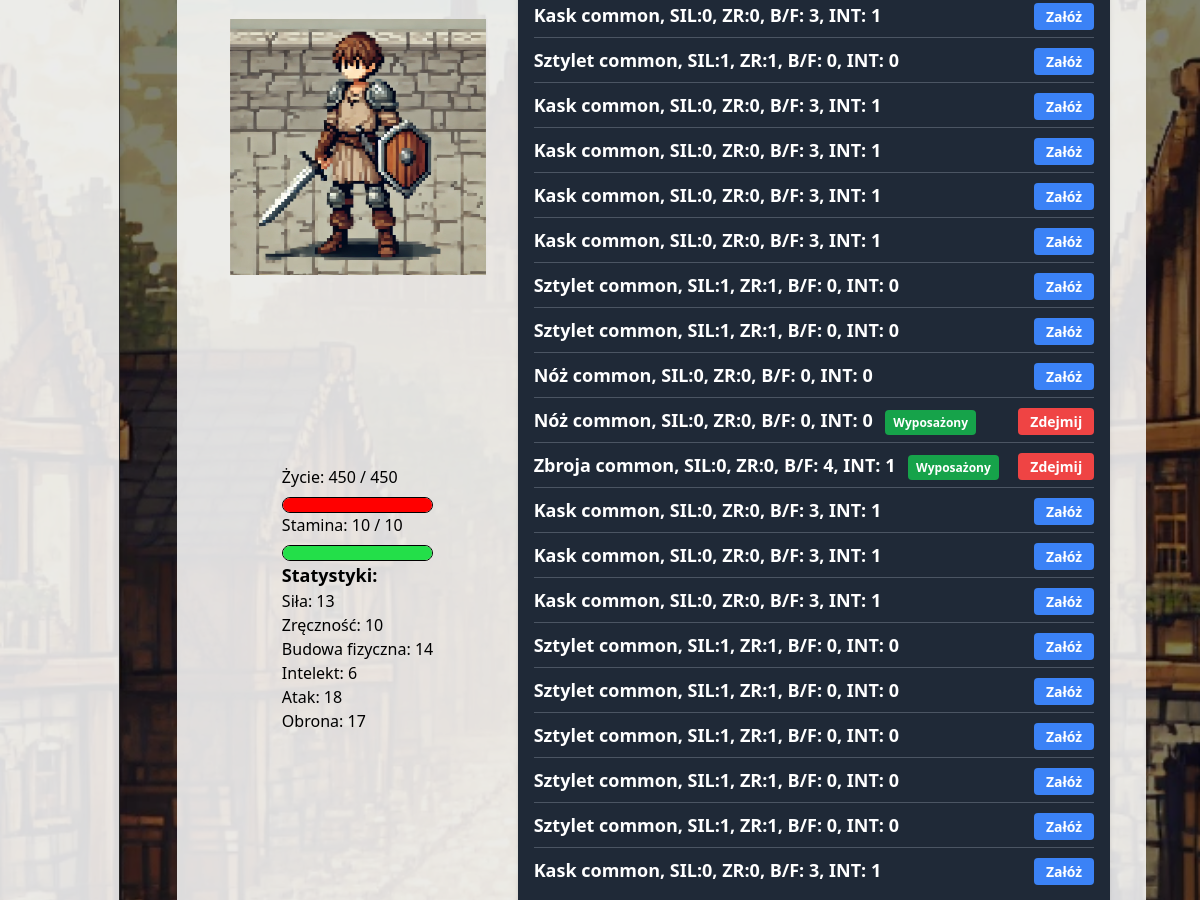
The app's page /user_profile/profil/ (signed in, middle part), older data.
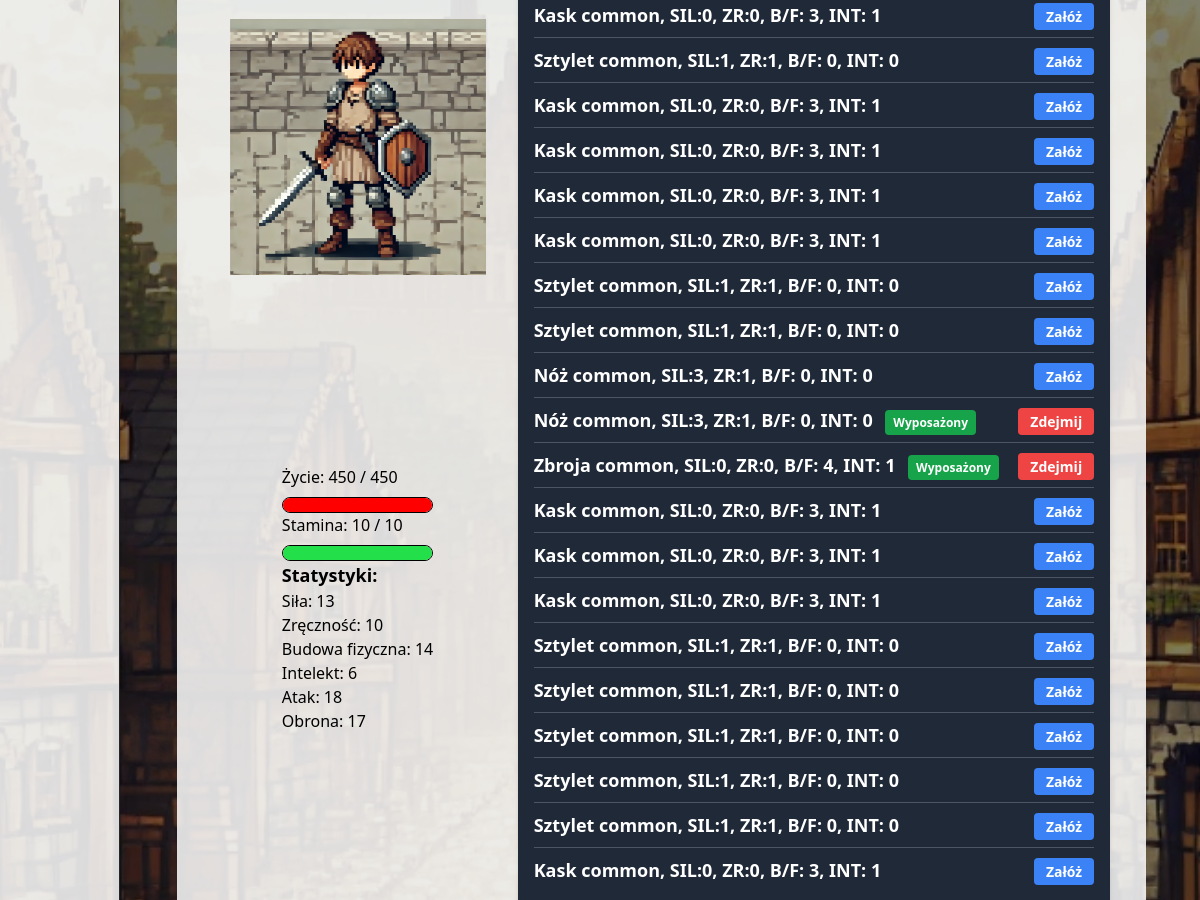
The same page, newer data.
### inventory/models.py (models this page shows, shortened)
class InventoryItem(models.Model):
    user = models.ForeignKey(User, on_delete=models.CASCADE)
    item = models.ForeignKey(Item, on_delete=models.CASCADE)
    equipped = models.BooleanField(default=False)

### items/models.py (models this page shows, shortened)
class Item(models.Model):
    SLOT_CHOICES = [
        ('head', 'Head'),
        ('chest', 'Chest'),
        ('legs', 'Legs'),
        ('feet', 'Feet'),
        ('hands', 'Hands'),
        ('weapon', 'Weapons'),
        ('shield', 'Shield'),
        ('accessory', 'Accessory'),
    ]
    name = models.CharField(max_length=100, unique=True, help_text="Nazwa przedmiotu")
    description = models.TextField(blank=True, help_text="Opis przedmiotu")
    rarity = models.CharField(
        max_length=50,
        choices=[
            ('common', 'Common'),
            ('uncommon', 'Uncommon'),
            ('rare', 'Rare'),
            ('epic', 'Epic'),
            ('legendary', 'Legendary'),
        ],
        default='common',
        help_text= "Rzadkość przedmiotu"
    )
    slot = models.CharField(
        max_length=50,
        choices=SLOT_CHOICES,
        help_text="Slot, do którego pasuje przedmiot"
    )
    item_level = models.IntegerField(help_text="Poziom przedmiotu(ilvl)")
    dmg = models.IntegerField(default=0, help_text="Obrażenia przedmiotu")
    dmg_max = models.IntegerField(default=0, help_text="Maksymalne obrażenia przedmiotu")
    dmg_min = models.IntegerField(default=0, help_text="Minimalne obrażenia przedmiotu")
    item_strength = models.IntegerField(default=0, help_text="Siła przedmiotu")
    item_dexterity = models.IntegerField(default=0, help_text="Zręczność przedmiotu")
    item_constitution = models.IntegerField(default=0, help_text="Wytrzymałość przedmiotu")
    item_intelligence = models.IntegerField(default=0, help_text="Inteligencja przedmiotu")
    value = models.IntegerField(default=0, help_text="Wartość przedmiotu")

### user_profile/views.py (the view)
# urls.py: path('profil/', views.WidokProfilu.as_view(), name='profil'),
class WidokProfilu(BazaWidokuProfilu, TemplateView):
    template_name = "profil_gracza/profil.html"
    def get_context_data(self, **kwargs):
        context = super().get_context_data(**kwargs)
        player = self.get_user_profile()
        if isinstance(player, UserProfile):
            player.dodaj_exp(0)
            player.hp_regen()
            player.stamina_regen()
            experience_percentage = round((player.experience / player.lvlup_exp()) * 100) if player.lvlup_exp() else 0
            hp_percentage = round((player.hp / player.max_hp) * 100) if player.max_hp else 0
            stamina_percentage = round((player.stamina / player.max_stamina) * 100) if player.max_stamina else 0
            context.update({
                "items": InventoryItem.objects.filter(user=player.user),
                "player": player,
                "experience_percentage": experience_percentage,
                "hp_percentage": hp_percentage,
                "stamina_percentage": stamina_percentage,
                "tooltips": {
                    "strength": "Siła wpływa na obrażenia zadawane przeciwnikom.",
                    "dexterity": "Zręczność zwiększa obronę.",
                    "constitution": "Budowa fizyczna zwiększa maksymalne punkty życia i wpływa na regenerację punktów życia.",
                    "intelligence": "Inteligencja wpływa na szybkość regeneracji punktów życia."
                }
            })
        return context

### inventory/context_processors.py (called while the page is built)
def player_banner_context(request):
    if request.user.is_authenticated:
        try:
            player = UserProfile.objects.get(user=request.user)
            return {'player': player}
        except UserProfile.DoesNotExist:
            return {}
    return {}

### user_profile/models.py (called while the page is built)
    def lvlup_exp(self):
        return math.floor(100 * (self.level ** 1.5))

    def dodaj_exp(self, exp):
        self.experience += exp
        while self.experience >= self.lvlup_exp():
            self.experience -= self.lvlup_exp()
            self.lvlup()
        self.save()

    def hp_regen(self):
        regen_timer = timezone.now() - self.last_regen
        regen_minutes = regen_timer.total_seconds() / 60
        regen_amount = math.floor((self.intelligence + self.constitution / 2) * round(regen_minutes))
        new_hp = self.hp + regen_amount
        if new_hp > self.max_hp:
            self.hp = self.max_hp
        else:
            self.hp = round(new_hp)
        if regen_amount > 0 or self.hp == self.max_hp:
            self.last_regen = timezone.now()
        self.save()

### user_profile/templates/profil_gracza/profil.html (shortened to what this page needs)
{% extends "base.html" %}
{% load static %}
{% block sidebar %}
{% include 'sidebar.html' %}
{% endblock %}
{% block content %}
<div class="grid grid-cols-6 gap-4 p-4">
    <div class="grid justify-items-center col-span-2">
        <div class="mt-4">
            <img src="{% static 'images/profilowe.webp' %}" alt="Profilowe" class="w-64 h-64 object-cover">
        </div>
        <div class="mt-4">
            <div>Życie: {{ player.hp }} / {{ player.max_hp }}</div>
            <div class="experience-bar">
                <div class="hp-bar-fill" style="width: {{ hp_percentage }}%"></div>
            </div>
            <div>Stamina: {{ player.stamina }} / {{ player.max_stamina }}</div>
            <div class="experience-bar">
                <div class="stamina-bar-fill" style="width: {{ stamina_percentage }}%"></div>
            </div>
            <div>
                <h3 class="font-bold text-lg">Statystyki:</h3>
            </div>
            <div x-data="{ tooltip: '' }" >
                <span @mouseover="tooltip = '{{ tooltips.strength }}'" @mouseleave="tooltip = ''">
                    Siła: {{ player.strength }}
                </span>
            </div>
            <div x-data="{ tooltip: '' }" >
                <span @mouseover="tooltip = '{{ tooltips.dexterity }}'" @mouseleave="tooltip = ''">
                    Zręczność: {{ player.dexterity }}
                </span>
            </div>
            <div x-data="{ tooltip: '' }" >
                <span @mouseover="tooltip = '{{ tooltips.constitution }}'" @mouseleave="tooltip = ''">
                    Budowa fizyczna: {{ player.constitution }}
                </span>
            </div>
            <div x-data="{ tooltip: '' }" >
                <span @mouseover="tooltip = '{{ tooltips.intelligence }}'" @mouseleave="tooltip = ''">
                    Intelekt: {{ player.intelligence }}
                </span>
            </div>
            <div>Atak: {{ player.attack }}</div>
            <div>Obrona: {{ player.defence }}</div>
        </div>
    </div>
    <div class="col-span-4">
       <div class="col-start-3 font-bold text-lg">
            <div>
                {% include 'inventory/backpackComponent.html' %}
            </div>
        </div>
    </div>
</div>
{% endblock %}

### inventory/templates/inventory/backpackComponent.html (shortened to what this page needs)
<div class="bg-gray-800 p-4 rounded-lg shadow-md text-white">
    {% if items %}
        <ul class="divide-y divide-gray-600">
            {% for item in items %}
                <li class="py-2 flex justify-between items-center">
                    <div>
                        <span class="font-semibold">{{ item.item.name }}</span>
                        <span> {{ item.item.rarity}}, </span>
                        <span> SIL:{{ item.item.item_strength}}, </span>
                        <span> ZR:{{ item.item.item_dexterity}}, </span>
                        <span> B/F: {{ item.item.item_constitution}}, </span>
                        <span> INT: {{ item.item.item_intelligence}} </span>
                        {% if item.equipped %}
                            <span class="ml-2 px-2 py-1 bg-green-600 text-xs rounded">Wyposażony</span>
                        {% endif %}
                    </div>
                    <div>
                        {% if item.equipped %}
                            <a href="{% url 'unequip_item' item.id %}" class="bg-red-500 hover:bg-red-600 text-white text-sm px-3 py-1 rounded">
                                Zdejmij
                            </a>
                        {% else %}
                            <a href="{% url 'equip_item' item.id %}" class="bg-blue-500 hover:bg-blue-600 text-white text-sm px-3 py-1 rounded">
                                Załóż
                            </a>
                        {% endif %}
                    </div>
                </li>
            {% endfor %}
        </ul>
    {% else %}
        <p class="text-center text-gray-400">Brak przedmiotów w plecaku.</p>
    {% endif %}
</div>

Row changes from the older to the newer data that the page shows:
changed through a linked row, InventoryItem (number 9 of 20 on the later page): item.item_strength "0" → "3"; item.item_dexterity "0" → "1"
changed through a linked row, InventoryItem (number 10 of 20 on the later page): item.item_strength "0" → "3"; item.item_dexterity "0" → "1"
